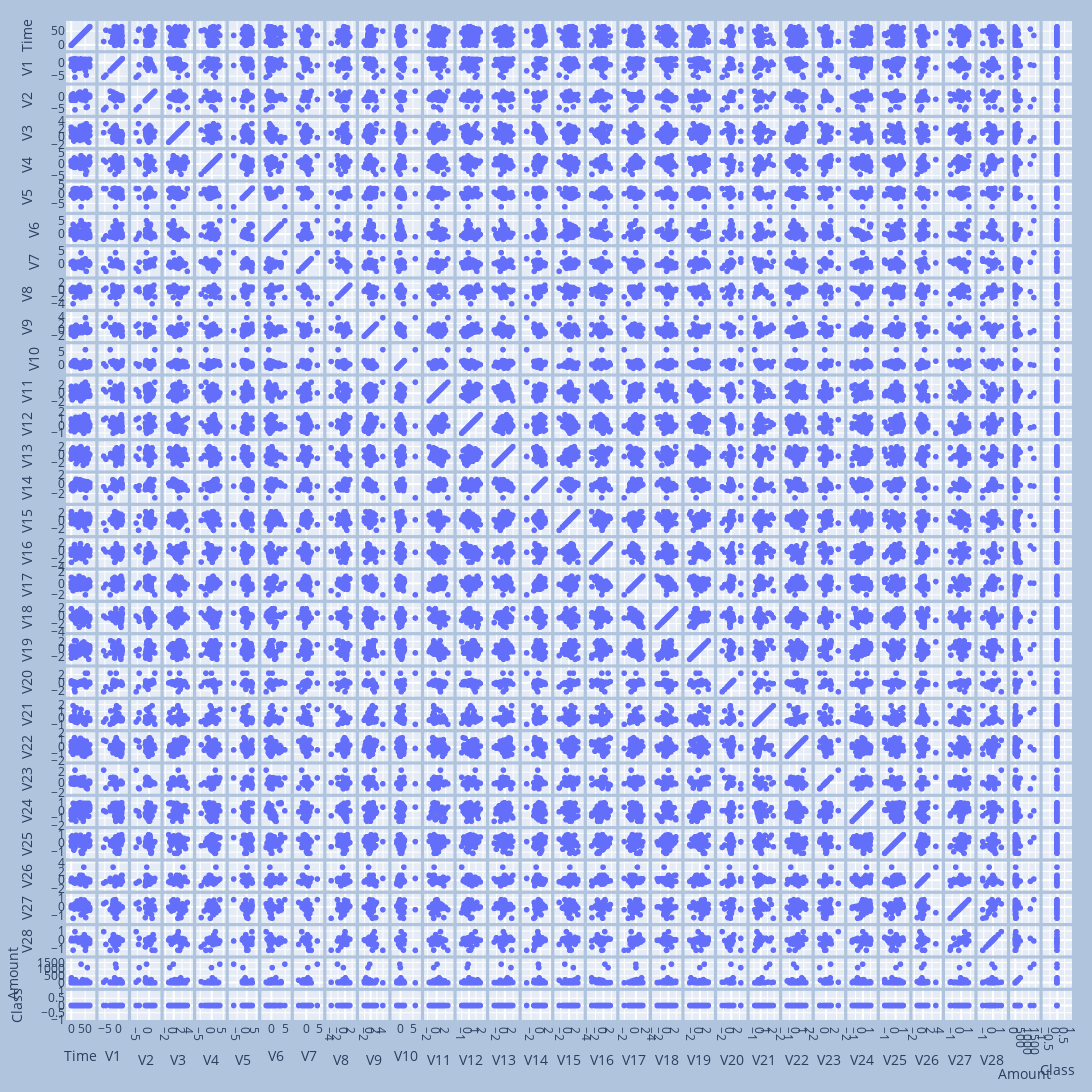

Write notebook code for a chart like this one.
### Markdown cell above
#### We can observe that there is a huge discrepancy between the number of instances in both classes. This mean that there is a heavy imbalance. Only 0.173% of all transactions are fraudulent

#### There are no null values in the dataset

### Code cell
fig = px.scatter_matrix(df,width=3000, height=3000)
fig.update_layout(
    margin=dict(l=20, r=20, t=20, b=20),
    paper_bgcolor="LightSteelBlue",)
fig.show()
